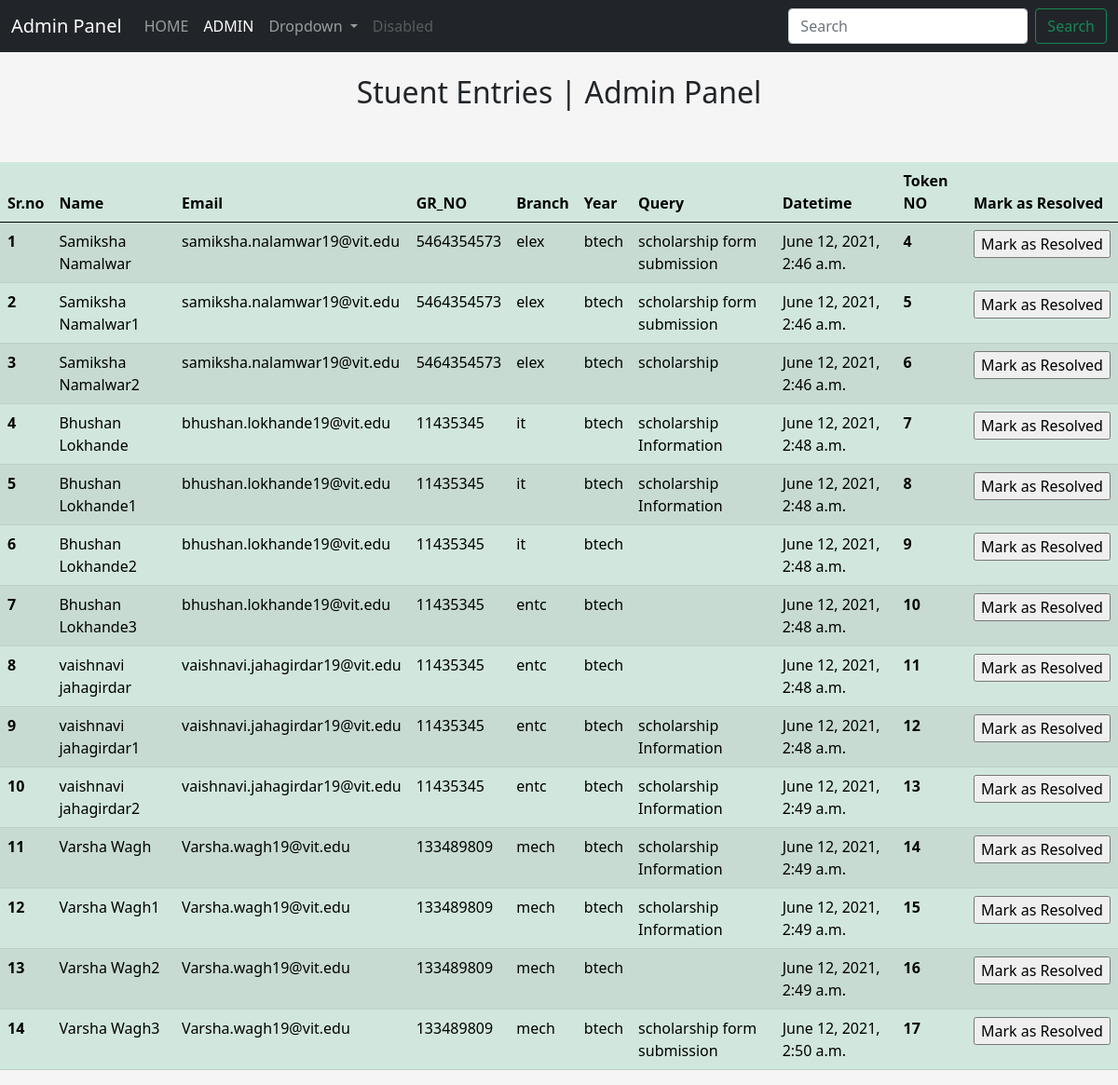
The app's page /adminview/ with its own data.
### Tokenapp/models.py (models this page shows, shortened)
class Student(models.Model):
        name = models.CharField(max_length=20)
        token = models.IntegerField(default=0)
        email = models.EmailField()
        gr_no = models.IntegerField()
        branch = models.CharField(max_length=10)
        year = models.CharField(max_length=12)
        query = models.CharField(max_length=200, null=True, blank=True)
        date = models.DateTimeField(auto_now=True)

### Tokenapp/views.py (the view)
# urls.py: path("adminview/",views.adminview,name="adminview"),
def adminview(request):
    registrations = Student.objects.all()
    context={
        'entries': registrations
    }
    return render(request,'adminview.html',context)

### templates/adminview.html (shortened to what this page needs)
<!doctype html>
{% load static %}
<html lang="en">
    <head>
    <link href="https://cdn.jsdelivr.net/npm/bootstrap@5.0.0-beta3/dist/css/bootstrap.min.css" rel="stylesheet">
    </head>
    <body style="background-color:rgb(245, 245, 245); margin: 0; padding: 0;">
        <nav class="navbar navbar-expand-lg navbar-dark bg-dark">
            <div class="container-fluid">
              <a class="navbar-brand" href="#">Admin Panel</a>
              <div class="collapse navbar-collapse" id="navbarSupportedContent">
                <ul class="navbar-nav me-auto mb-2 mb-lg-0">
                  <li class="nav-item">
                    <a class="nav-link " aria-current="page" href="/" target="_self">HOME</a>
                  </li>
                  <li class="nav-item">
                    <a class="nav-link active" href="/adminview">ADMIN</a>
                  </li>
                  <li class="nav-item dropdown">
                    <a class="nav-link dropdown-toggle" href="#" id="navbarDropdown" role="button" data-bs-toggle="dropdown" aria-expanded="false">
                      Dropdown
                    </a>
                  </li>
                  <li class="nav-item">
                    <a class="nav-link disabled" href="#" tabindex="-1" aria-disabled="true">Disabled</a>
                  </li>
                </ul>
                <form class="d-flex">
                  <input class="form-control me-2" type="search" placeholder="Search" aria-label="Search">
                  <button class="btn btn-outline-success" type="submit">Search</button>
                </form>
              </div>
            </div>
          </nav>
        <br><center><h2>Stuent  Entries | Admin Panel</h2></center><br><br>
        <table class="table table-striped table-success table-success table-hover"  >
            <thead>
              <tr>
                <th scope="col"> Sr.no </th>
                <th scope="col"> Name </th>
                <th scope="col"> Email </th>
                <th scope="col"> GR_NO </th>
                <th scope="col"> Branch </th>
                <th scope="col"> Year </th>
                <th scope="col"> Query </th>
                <th scope="col"> Datetime </th>
                <th scope="col"> Token NO </th>
                <th scope="col"> Mark as Resolved </th>
              </tr>
            </thead>
            <tbody>
            {% for entry in entries %}
              <tr>
                <th scope="row">{{ forloop.counter }}</th>
                <td>{{ entry.name }}</td>
                <td>{{ entry.email }}</td>
                <td>{{ entry.gr_no }}</td>
                <td>{{ entry.branch }}</td>
                <td>{{ entry.year }}</td>
                <td>{{ entry.query }}</td>
                <td>{{ entry.date }}</td>
                <td><strong>{{ entry.id }}</strong></td>
                <td>
                  <form method="POST" action="{% url 'markasresolved' entry.id %}">
                    <input type="submit" value="Mark as Resolved">
                  </form>
                </td>
              </tr>
            {% endfor %}
            </tbody>
        </table>
    </body>
</html>

### records on screen
Student: name "Samiksha Namalwar", email "samiksha.nalamwar19@vit.edu", gr_no "5464354573", branch "elex", year "btech", query "scholarship form submission", date "June 12, 2021, 2:46 a.m.", id "4"
Student: name "Samiksha Namalwar1", email "samiksha.nalamwar19@vit.edu", gr_no "5464354573", branch "elex", year "btech", query "scholarship form submission", date "June 12, 2021, 2:46 a.m.", id "5"
Student: name "Samiksha Namalwar2", email "samiksha.nalamwar19@vit.edu", gr_no "5464354573", branch "elex", year "btech", query "scholarship", date "June 12, 2021, 2:46 a.m.", id "6"
Student: name "Bhushan Lokhande", email "bhushan.lokhande19@vit.edu", gr_no "11435345", branch "it", year "btech", query "scholarship Information", date "June 12, 2021, 2:48 a.m.", id "7"
Student: name "Bhushan Lokhande1", email "bhushan.lokhande19@vit.edu", gr_no "11435345", branch "it", year "btech", query "scholarship Information", date "June 12, 2021, 2:48 a.m.", id "8"
Student: name "Bhushan Lokhande2", email "bhushan.lokhande19@vit.edu", gr_no "11435345", branch "it", year "btech", date "June 12, 2021, 2:48 a.m.", id "9"
Student: name "Bhushan Lokhande3", email "bhushan.lokhande19@vit.edu", gr_no "11435345", branch "entc", year "btech", date "June 12, 2021, 2:48 a.m.", id "10"
Student: name "vaishnavi jahagirdar", email "vaishnavi.jahagirdar19@vit.edu", gr_no "11435345", branch "entc", year "btech", date "June 12, 2021, 2:48 a.m.", id "11"
Student: name "vaishnavi jahagirdar1", email "vaishnavi.jahagirdar19@vit.edu", gr_no "11435345", branch "entc", year "btech", query "scholarship Information", date "June 12, 2021, 2:48 a.m.", id "12"
Student: name "vaishnavi jahagirdar2", email "vaishnavi.jahagirdar19@vit.edu", gr_no "11435345", branch "entc", year "btech", query "scholarship Information", date "June 12, 2021, 2:49 a.m.", id "13"
Student: name "Varsha Wagh", email "Varsha.wagh19@vit.edu", gr_no "133489809", branch "mech", year "btech", query "scholarship Information", date "June 12, 2021, 2:49 a.m.", id "14"
Student: name "Varsha Wagh1", email "Varsha.wagh19@vit.edu", gr_no "133489809", branch "mech", year "btech", query "scholarship Information", date "June 12, 2021, 2:49 a.m.", id "15"
Student: name "Varsha Wagh2", email "Varsha.wagh19@vit.edu", gr_no "133489809", branch "mech", year "btech", date "June 12, 2021, 2:49 a.m.", id "16"
Student: name "Varsha Wagh3", email "Varsha.wagh19@vit.edu", gr_no "133489809", branch "mech", year "btech", query "scholarship form submission", date "June 12, 2021, 2:50 a.m.", id "17"
